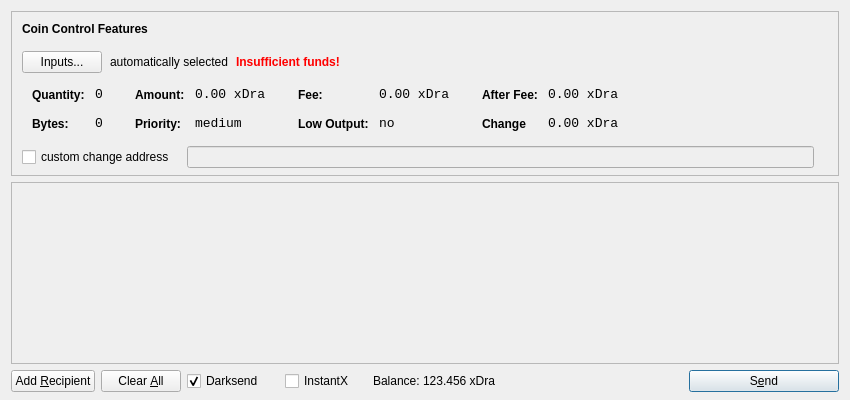
<?xml version="1.0" encoding="UTF-8"?>
<ui version="4.0">
 <class>SendCoinsDialog</class>
 <widget class="QDialog" name="SendCoinsDialog">
  <property name="geometry">
   <rect>
    <x>0</x>
    <y>0</y>
    <width>850</width>
    <height>400</height>
   </rect>
  </property>
  <property name="windowTitle">
   <string>Send Coins</string>
  </property>
  <layout class="QVBoxLayout" name="verticalLayout" stretch="0,1,0">
   <property name="bottomMargin">
    <number>8</number>
   </property>
   <item>
    <widget class="QFrame" name="frameCoinControl">
     <property name="sizePolicy">
      <sizepolicy hsizetype="Expanding" vsizetype="Expanding">
       <horstretch>0</horstretch>
       <verstretch>0</verstretch>
      </sizepolicy>
     </property>
     <property name="maximumSize">
      <size>
       <width>16777215</width>
       <height>16777215</height>
      </size>
     </property>
     <property name="frameShape">
      <enum>QFrame::StyledPanel</enum>
     </property>
     <property name="frameShadow">
      <enum>QFrame::Sunken</enum>
     </property>
     <layout class="QVBoxLayout" name="verticalLayoutCoinControl2">
      <property name="spacing">
       <number>-1</number>
      </property>
      <property name="leftMargin">
       <number>0</number>
      </property>
      <property name="topMargin">
       <number>0</number>
      </property>
      <property name="rightMargin">
       <number>0</number>
      </property>
      <property name="bottomMargin">
       <number>6</number>
      </property>
      <item>
       <layout class="QVBoxLayout" name="verticalLayoutCoinControl" stretch="0,0,0,0,1">
        <property name="spacing">
         <number>0</number>
        </property>
        <property name="leftMargin">
         <number>10</number>
        </property>
        <property name="topMargin">
         <number>10</number>
        </property>
        <item>
         <layout class="QHBoxLayout" name="horizontalLayoutCoinControl1">
          <property name="bottomMargin">
           <number>15</number>
          </property>
          <item>
           <widget class="QLabel" name="labelCoinControlFeatures">
            <property name="sizePolicy">
             <sizepolicy hsizetype="Preferred" vsizetype="Maximum">
              <horstretch>0</horstretch>
              <verstretch>0</verstretch>
             </sizepolicy>
            </property>
            <property name="font">
             <font>
              <weight>75</weight>
              <bold>true</bold>
             </font>
            </property>
            <property name="styleSheet">
             <string notr="true">font-weight:bold;</string>
            </property>
            <property name="text">
             <string>Coin Control Features</string>
            </property>
           </widget>
          </item>
         </layout>
        </item>
        <item>
         <layout class="QHBoxLayout" name="horizontalLayoutCoinControl2" stretch="0,0,0,0">
          <property name="spacing">
           <number>8</number>
          </property>
          <property name="bottomMargin">
           <number>10</number>
          </property>
          <item>
           <widget class="QPushButton" name="pushButtonCoinControl">
            <property name="styleSheet">
             <string notr="true"/>
            </property>
            <property name="text">
             <string>Inputs...</string>
            </property>
           </widget>
          </item>
          <item>
           <widget class="QLabel" name="labelCoinControlAutomaticallySelected">
            <property name="text">
             <string>automatically selected</string>
            </property>
            <property name="margin">
             <number>5</number>
            </property>
           </widget>
          </item>
          <item>
           <widget class="QLabel" name="labelCoinControlInsuffFunds">
            <property name="font">
             <font>
              <weight>75</weight>
              <bold>true</bold>
             </font>
            </property>
            <property name="styleSheet">
             <string notr="true">color:red;font-weight:bold;</string>
            </property>
            <property name="text">
             <string>Insufficient funds!</string>
            </property>
            <property name="margin">
             <number>5</number>
            </property>
           </widget>
          </item>
          <item>
           <spacer name="horizontalSpacerCoinControl">
            <property name="orientation">
             <enum>Qt::Horizontal</enum>
            </property>
            <property name="sizeHint" stdset="0">
             <size>
              <width>40</width>
              <height>1</height>
             </size>
            </property>
           </spacer>
          </item>
         </layout>
        </item>
        <item>
         <widget class="QWidget" name="widgetCoinControl" native="true">
          <property name="sizePolicy">
           <sizepolicy hsizetype="Preferred" vsizetype="Preferred">
            <horstretch>0</horstretch>
            <verstretch>0</verstretch>
           </sizepolicy>
          </property>
          <property name="minimumSize">
           <size>
            <width>0</width>
            <height>0</height>
           </size>
          </property>
          <property name="styleSheet">
           <string notr="true"/>
          </property>
          <layout class="QHBoxLayout" name="horizontalLayoutCoinControl5">
           <property name="margin">
            <number>0</number>
           </property>
           <item>
            <layout class="QHBoxLayout" name="horizontalLayoutCoinControl3" stretch="0,0,0,1">
             <property name="spacing">
              <number>20</number>
             </property>
             <property name="topMargin">
              <number>0</number>
             </property>
             <property name="bottomMargin">
              <number>10</number>
             </property>
             <item>
              <layout class="QFormLayout" name="formLayoutCoinControl1">
               <property name="horizontalSpacing">
                <number>10</number>
               </property>
               <property name="verticalSpacing">
                <number>14</number>
               </property>
               <property name="leftMargin">
                <number>10</number>
               </property>
               <property name="topMargin">
                <number>4</number>
               </property>
               <property name="rightMargin">
                <number>6</number>
               </property>
               <item row="0" column="0">
                <widget class="QLabel" name="labelCoinControlQuantityText">
                 <property name="styleSheet">
                  <string notr="true">font-weight:bold;</string>
                 </property>
                 <property name="text">
                  <string>Quantity:</string>
                 </property>
                 <property name="margin">
                  <number>0</number>
                 </property>
                </widget>
               </item>
               <item row="0" column="1">
                <widget class="QLabel" name="labelCoinControlQuantity">
                 <property name="font">
                  <font>
                   <family>Monospace</family>
                   <pointsize>10</pointsize>
                  </font>
                 </property>
                 <property name="cursor">
                  <cursorShape>IBeamCursor</cursorShape>
                 </property>
                 <property name="contextMenuPolicy">
                  <enum>Qt::ActionsContextMenu</enum>
                 </property>
                 <property name="text">
                  <string>0</string>
                 </property>
                 <property name="margin">
                  <number>0</number>
                 </property>
                 <property name="textInteractionFlags">
                  <set>Qt::LinksAccessibleByMouse|Qt::TextSelectableByKeyboard|Qt::TextSelectableByMouse</set>
                 </property>
                </widget>
               </item>
               <item row="1" column="0">
                <widget class="QLabel" name="labelCoinControlBytesText">
                 <property name="styleSheet">
                  <string notr="true">font-weight:bold;</string>
                 </property>
                 <property name="text">
                  <string>Bytes:</string>
                 </property>
                </widget>
               </item>
               <item row="1" column="1">
                <widget class="QLabel" name="labelCoinControlBytes">
                 <property name="font">
                  <font>
                   <family>Monospace</family>
                   <pointsize>10</pointsize>
                  </font>
                 </property>
                 <property name="cursor">
                  <cursorShape>IBeamCursor</cursorShape>
                 </property>
                 <property name="contextMenuPolicy">
                  <enum>Qt::ActionsContextMenu</enum>
                 </property>
                 <property name="text">
                  <string>0</string>
                 </property>
                 <property name="textInteractionFlags">
                  <set>Qt::LinksAccessibleByMouse|Qt::TextSelectableByKeyboard|Qt::TextSelectableByMouse</set>
                 </property>
                </widget>
               </item>
              </layout>
             </item>
             <item>
              <layout class="QFormLayout" name="formLayoutCoinControl2">
               <property name="horizontalSpacing">
                <number>10</number>
               </property>
               <property name="verticalSpacing">
                <number>14</number>
               </property>
               <property name="leftMargin">
                <number>6</number>
               </property>
               <property name="topMargin">
                <number>4</number>
               </property>
               <property name="rightMargin">
                <number>6</number>
               </property>
               <item row="0" column="0">
                <widget class="QLabel" name="labelCoinControlAmountText">
                 <property name="styleSheet">
                  <string notr="true">font-weight:bold;</string>
                 </property>
                 <property name="text">
                  <string>Amount:</string>
                 </property>
                 <property name="margin">
                  <number>0</number>
                 </property>
                </widget>
               </item>
               <item row="0" column="1">
                <widget class="QLabel" name="labelCoinControlAmount">
                 <property name="font">
                  <font>
                   <family>Monospace</family>
                   <pointsize>10</pointsize>
                  </font>
                 </property>
                 <property name="cursor">
                  <cursorShape>IBeamCursor</cursorShape>
                 </property>
                 <property name="contextMenuPolicy">
                  <enum>Qt::ActionsContextMenu</enum>
                 </property>
                 <property name="text">
                  <string>0.00 xDra</string>
                 </property>
                 <property name="textInteractionFlags">
                  <set>Qt::LinksAccessibleByMouse|Qt::TextSelectableByKeyboard|Qt::TextSelectableByMouse</set>
                 </property>
                </widget>
               </item>
               <item row="1" column="0">
                <widget class="QLabel" name="labelCoinControlPriorityText">
                 <property name="styleSheet">
                  <string notr="true">font-weight:bold;</string>
                 </property>
                 <property name="text">
                  <string>Priority:</string>
                 </property>
                </widget>
               </item>
               <item row="1" column="1">
                <widget class="QLabel" name="labelCoinControlPriority">
                 <property name="font">
                  <font>
                   <family>Monospace</family>
                   <pointsize>10</pointsize>
                  </font>
                 </property>
                 <property name="cursor">
                  <cursorShape>IBeamCursor</cursorShape>
                 </property>
                 <property name="contextMenuPolicy">
                  <enum>Qt::ActionsContextMenu</enum>
                 </property>
                 <property name="text">
                  <string>medium</string>
                 </property>
                 <property name="textInteractionFlags">
                  <set>Qt::LinksAccessibleByMouse|Qt::TextSelectableByKeyboard|Qt::TextSelectableByMouse</set>
                 </property>
                </widget>
               </item>
              </layout>
             </item>
             <item>
              <layout class="QFormLayout" name="formLayoutCoinControl3">
               <property name="horizontalSpacing">
                <number>10</number>
               </property>
               <property name="verticalSpacing">
                <number>14</number>
               </property>
               <property name="leftMargin">
                <number>6</number>
               </property>
               <property name="topMargin">
                <number>4</number>
               </property>
               <property name="rightMargin">
                <number>6</number>
               </property>
               <item row="0" column="0">
                <widget class="QLabel" name="labelCoinControlFeeText">
                 <property name="styleSheet">
                  <string notr="true">font-weight:bold;</string>
                 </property>
                 <property name="text">
                  <string>Fee:</string>
                 </property>
                 <property name="margin">
                  <number>0</number>
                 </property>
                </widget>
               </item>
               <item row="0" column="1">
                <widget class="QLabel" name="labelCoinControlFee">
                 <property name="font">
                  <font>
                   <family>Monospace</family>
                   <pointsize>10</pointsize>
                  </font>
                 </property>
                 <property name="cursor">
                  <cursorShape>IBeamCursor</cursorShape>
                 </property>
                 <property name="contextMenuPolicy">
                  <enum>Qt::ActionsContextMenu</enum>
                 </property>
                 <property name="text">
                  <string>0.00 xDra</string>
                 </property>
                 <property name="textInteractionFlags">
                  <set>Qt::LinksAccessibleByMouse|Qt::TextSelectableByKeyboard|Qt::TextSelectableByMouse</set>
                 </property>
                </widget>
               </item>
               <item row="1" column="0">
                <widget class="QLabel" name="labelCoinControlLowOutputText">
                 <property name="styleSheet">
                  <string notr="true">font-weight:bold;</string>
                 </property>
                 <property name="text">
                  <string>Low Output:</string>
                 </property>
                </widget>
               </item>
               <item row="1" column="1">
                <widget class="QLabel" name="labelCoinControlLowOutput">
                 <property name="font">
                  <font>
                   <family>Monospace</family>
                   <pointsize>10</pointsize>
                  </font>
                 </property>
                 <property name="cursor">
                  <cursorShape>IBeamCursor</cursorShape>
                 </property>
                 <property name="contextMenuPolicy">
                  <enum>Qt::ActionsContextMenu</enum>
                 </property>
                 <property name="text">
                  <string>no</string>
                 </property>
                 <property name="textInteractionFlags">
                  <set>Qt::LinksAccessibleByMouse|Qt::TextSelectableByKeyboard|Qt::TextSelectableByMouse</set>
                 </property>
                </widget>
               </item>
              </layout>
             </item>
             <item>
              <layout class="QFormLayout" name="formLayoutCoinControl4">
               <property name="horizontalSpacing">
                <number>10</number>
               </property>
               <property name="verticalSpacing">
                <number>14</number>
               </property>
               <property name="leftMargin">
                <number>6</number>
               </property>
               <property name="topMargin">
                <number>4</number>
               </property>
               <property name="rightMargin">
                <number>6</number>
               </property>
               <item row="0" column="0">
                <widget class="QLabel" name="labelCoinControlAfterFeeText">
                 <property name="styleSheet">
                  <string notr="true">font-weight:bold;</string>
                 </property>
                 <property name="text">
                  <string>After Fee:</string>
                 </property>
                 <property name="margin">
                  <number>0</number>
                 </property>
                </widget>
               </item>
               <item row="0" column="1">
                <widget class="QLabel" name="labelCoinControlAfterFee">
                 <property name="font">
                  <font>
                   <family>Monospace</family>
                   <pointsize>10</pointsize>
                  </font>
                 </property>
                 <property name="cursor">
                  <cursorShape>IBeamCursor</cursorShape>
                 </property>
                 <property name="contextMenuPolicy">
                  <enum>Qt::ActionsContextMenu</enum>
                 </property>
                 <property name="text">
                  <string>0.00 xDra</string>
                 </property>
                 <property name="textInteractionFlags">
                  <set>Qt::LinksAccessibleByMouse|Qt::TextSelectableByKeyboard|Qt::TextSelectableByMouse</set>
                 </property>
                </widget>
               </item>
               <item row="1" column="0">
                <widget class="QLabel" name="labelCoinControlChangeText">
                 <property name="styleSheet">
                  <string notr="true">font-weight:bold;</string>
                 </property>
                 <property name="text">
                  <string>Change</string>
                 </property>
                </widget>
               </item>
               <item row="1" column="1">
                <widget class="QLabel" name="labelCoinControlChange">
                 <property name="font">
                  <font>
                   <family>Monospace</family>
                   <pointsize>10</pointsize>
                  </font>
                 </property>
                 <property name="cursor">
                  <cursorShape>IBeamCursor</cursorShape>
                 </property>
                 <property name="contextMenuPolicy">
                  <enum>Qt::ActionsContextMenu</enum>
                 </property>
                 <property name="text">
                  <string>0.00 xDra</string>
                 </property>
                 <property name="textInteractionFlags">
                  <set>Qt::LinksAccessibleByMouse|Qt::TextSelectableByKeyboard|Qt::TextSelectableByMouse</set>
                 </property>
                </widget>
               </item>
              </layout>
             </item>
            </layout>
           </item>
          </layout>
         </widget>
        </item>
        <item>
         <layout class="QHBoxLayout" name="horizontalLayoutCoinControl4" stretch="0,0,0">
          <property name="spacing">
           <number>12</number>
          </property>
          <property name="sizeConstraint">
           <enum>QLayout::SetDefaultConstraint</enum>
          </property>
          <property name="topMargin">
           <number>5</number>
          </property>
          <property name="rightMargin">
           <number>5</number>
          </property>
          <item>
           <widget class="QCheckBox" name="checkBoxCoinControlChange">
            <property name="text">
             <string>custom change address</string>
            </property>
           </widget>
          </item>
          <item>
           <widget class="QLineEdit" name="lineEditCoinControlChange">
            <property name="enabled">
             <bool>false</bool>
            </property>
            <property name="sizePolicy">
             <sizepolicy hsizetype="Expanding" vsizetype="Fixed">
              <horstretch>0</horstretch>
              <verstretch>0</verstretch>
             </sizepolicy>
            </property>
           </widget>
          </item>
          <item>
           <widget class="QLabel" name="labelCoinControlChangeLabel">
            <property name="sizePolicy">
             <sizepolicy hsizetype="Preferred" vsizetype="Expanding">
              <horstretch>0</horstretch>
              <verstretch>0</verstretch>
             </sizepolicy>
            </property>
            <property name="minimumSize">
             <size>
              <width>0</width>
              <height>0</height>
             </size>
            </property>
            <property name="text">
             <string/>
            </property>
            <property name="margin">
             <number>3</number>
            </property>
           </widget>
          </item>
         </layout>
        </item>
        <item>
         <spacer name="verticalSpacerCoinControl">
          <property name="orientation">
           <enum>Qt::Vertical</enum>
          </property>
          <property name="sizeHint" stdset="0">
           <size>
            <width>800</width>
            <height>1</height>
           </size>
          </property>
         </spacer>
        </item>
       </layout>
      </item>
     </layout>
    </widget>
   </item>
   <item>
    <widget class="QScrollArea" name="scrollArea">
     <property name="widgetResizable">
      <bool>true</bool>
     </property>
     <widget class="QWidget" name="scrollAreaWidgetContents">
      <property name="geometry">
       <rect>
        <x>0</x>
        <y>0</y>
        <width>830</width>
        <height>165</height>
       </rect>
      </property>
      <layout class="QVBoxLayout" name="verticalLayout_2">
       <property name="margin">
        <number>0</number>
       </property>
       <item>
        <layout class="QVBoxLayout" name="entries">
         <property name="spacing">
          <number>6</number>
         </property>
        </layout>
       </item>
       <item>
        <spacer name="verticalSpacer">
         <property name="orientation">
          <enum>Qt::Vertical</enum>
         </property>
         <property name="sizeHint" stdset="0">
          <size>
           <width>20</width>
           <height>40</height>
          </size>
         </property>
        </spacer>
       </item>
      </layout>
     </widget>
    </widget>
   </item>
   <item>
    <layout class="QHBoxLayout" name="horizontalLayout">
     <item>
      <widget class="QPushButton" name="addButton">
       <property name="toolTip">
        <string>Send to multiple recipients at once</string>
       </property>
       <property name="text">
        <string>Add &amp;Recipient</string>
       </property>
       <property name="autoDefault">
        <bool>false</bool>
       </property>
      </widget>
     </item>
     <item>
      <widget class="QPushButton" name="clearButton">
       <property name="sizePolicy">
        <sizepolicy hsizetype="Minimum" vsizetype="Fixed">
         <horstretch>0</horstretch>
         <verstretch>0</verstretch>
        </sizepolicy>
       </property>
       <property name="toolTip">
        <string>Remove all transaction fields</string>
       </property>
       <property name="text">
        <string>Clear &amp;All</string>
       </property>
       <property name="autoRepeatDelay">
        <number>300</number>
       </property>
       <property name="autoDefault">
        <bool>false</bool>
       </property>
      </widget>
     </item>
     <item>
      <layout class="QHBoxLayout" name="horizontalLayout_2">
       <property name="spacing">
        <number>3</number>
       </property>
        <item>
        <widget class="QCheckBox" name="checkUseDarksend">
         <property name="minimumSize">
          <size>
           <width>95</width>
           <height>0</height>
          </size>
         </property>
         <property name="text">
          <string>Darksend</string>
         </property>
         <property name="checked">
          <bool>true</bool>
         </property>
        </widget>
       </item>
       <item>
        <widget class="QCheckBox" name="checkInstantX">
         <property name="enabled">
          <bool>true</bool>
         </property>
         <property name="minimumSize">
          <size>
           <width>85</width>
           <height>0</height>
          </size>
         </property>
         <property name="text">
          <string>InstantX</string>
         </property>
        </widget>
       </item>
       <item>
        <widget class="QLabel" name="label">
         <property name="sizePolicy">
          <sizepolicy hsizetype="Preferred" vsizetype="Fixed">
           <horstretch>0</horstretch>
           <verstretch>0</verstretch>
          </sizepolicy>
         </property>
         <property name="text">
          <string>Balance:</string>
         </property>
        </widget>
       </item>
       <item>
        <widget class="QLabel" name="labelBalance">
         <property name="sizePolicy">
          <sizepolicy hsizetype="Preferred" vsizetype="Fixed">
           <horstretch>0</horstretch>
           <verstretch>0</verstretch>
          </sizepolicy>
         </property>
         <property name="cursor">
          <cursorShape>IBeamCursor</cursorShape>
         </property>
         <property name="text">
          <string>123.456 xDra</string>
         </property>
         <property name="textInteractionFlags">
          <set>Qt::LinksAccessibleByMouse|Qt::TextSelectableByKeyboard|Qt::TextSelectableByMouse</set>
         </property>
        </widget>
       </item>
      </layout>
     </item>
     <item>
      <spacer name="horizontalSpacer">
       <property name="orientation">
        <enum>Qt::Horizontal</enum>
       </property>
       <property name="sizeHint" stdset="0">
        <size>
         <width>40</width>
         <height>20</height>
        </size>
       </property>
      </spacer>
     </item>
     <item>
      <widget class="QPushButton" name="sendButton">
       <property name="minimumSize">
        <size>
         <width>150</width>
         <height>0</height>
        </size>
       </property>
       <property name="toolTip">
        <string>Confirm the send action</string>
       </property>
       <property name="text">
        <string>S&amp;end</string>
       </property>
       <property name="icon">
        <iconset resource="../bitcoin.qrc">
         <normaloff>:/icons/send</normaloff>:/icons/send</iconset>
       </property>
       <property name="default">
        <bool>true</bool>
       </property>
      </widget>
     </item>
    </layout>
   </item>
  </layout>
 </widget>
 <resources>
  <include location="../bitcoin.qrc"/>
 </resources>
 <connections/>
</ui>
